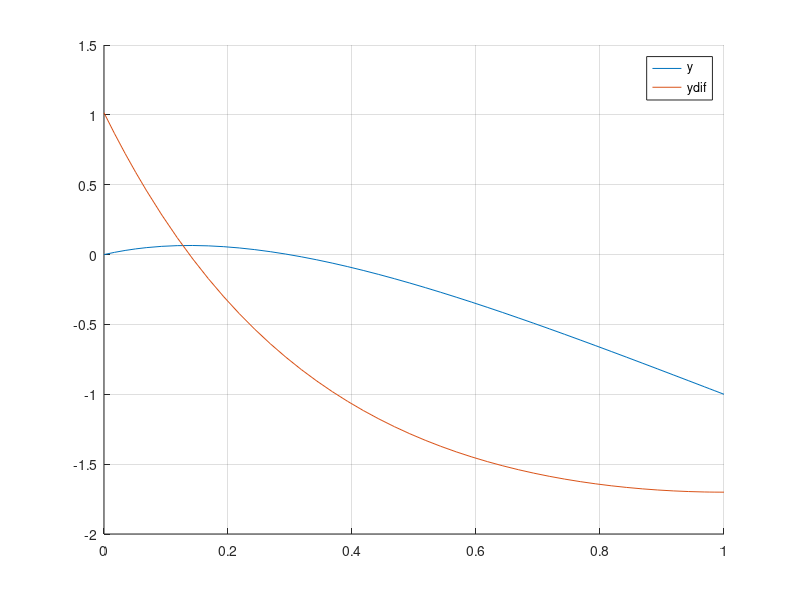

Write MATLAB code to recreate this figure.
function shooting
    clc

    xstart = 0;
    xstop = 2;
    h = 0.1;
    t1 = 1;
    t2 = 2;
    t = ridder(@residual,t1,t2);
    [xsol,ysol] = ode45(@deqn,[0 1], inCond(t));
    sol = [xsol ysol];
    hold on;
    plot(xsol,ysol(:,1))
    plot(xsol,ysol(:,2))
    legend('y','ydif');
    grid on;
end

function F = deqn(x,y)
    F = [y(2); 9*(y(1)-1+2*x)];
end

function y = inCond(t)
	y = [0; t];
end

function r = residual(t)
	[xsol,ysol] = ode45(@deqn,[0 1], inCond(t));
    r = ysol(length(ysol)) + 1;
end

function root = ridder(func, x1, x2, tol)
    if nargin < 4
        tol = 1e-10;
    end
    
    f1 = feval(func,x1);
    if f1 == 0
        root = x1;
        return;
    end

    f2 = feval(func,x2);
    if f2 == 0
        root = x2;
        return;
    end
    
    if f1*f2 > 0
        error('Root not bracketed in (x1,x2)');
        abort;
    end
    
    xo = 0;
    
    for i = 1:100
       x3 = (x1+x2)/2;
       f3 = feval(func, x3);
       
       if f3 == 0
           root = x3;
           return;
       end
       
       s = sqrt(f3^2 - f1*f2);
       
       if s <= 0
           root = NaN;
           return;
       end
       
       dx = (x3-x1)*f3/s;
       if f1 - f2 < 0
           dx = -dx;
       end
       
       x4 = x3 +dx; f4 = feval(func, x4);
       
       if i > 1
           if abs(x4-xo) < tol*max(abs(x4),1)
               root = x4;
               return;
           end
       end
       xo = x4;   
       if f1*f4 < 0
           x2 = x4; f2 = f4;
       else
           x1 = x4; f1 = f4;
       end
    end
    
    root = NaN;
end